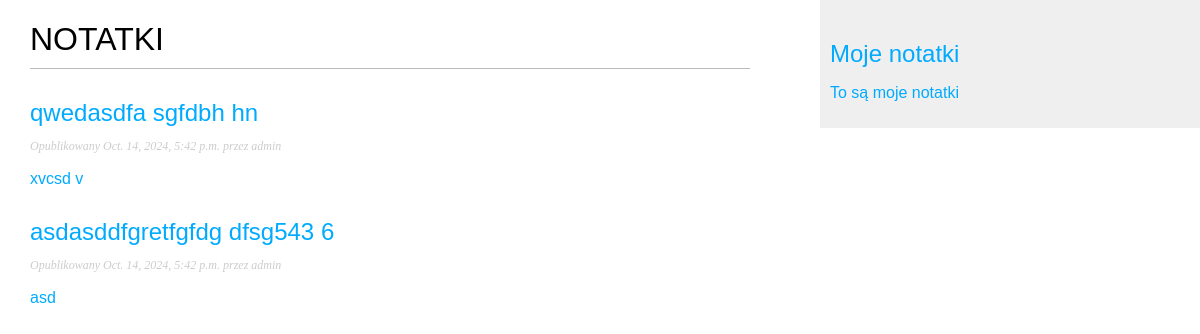
Before: /notatki/ with the older database file.
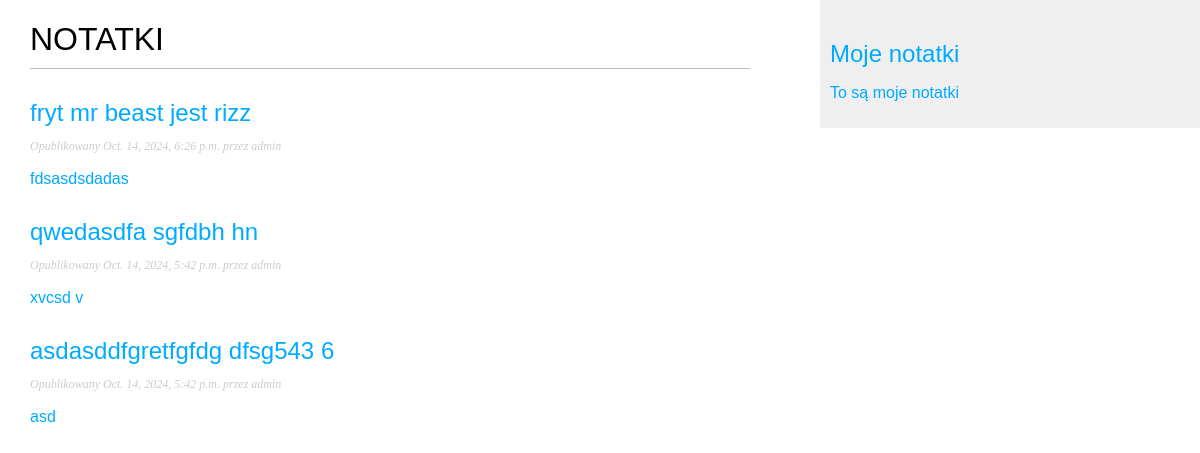
After: the same page with the newer database file.
### notatki/models.py (models this page shows, shortened)
class Note(models.Model):
    class Status(models.TextChoices):
        DRAFT = 'roboczy', 'Roboczy'
        PUBLISHED = 'opublikowany', 'Opublikowany'
    title = models.CharField(max_length=255)
    slug = models.SlugField(max_length=255, unique=True)
    author = models.ForeignKey(User,
                               on_delete=models.CASCADE,
                               related_name='notatki_notes',)
    body = models.TextField()
    publish = models.DateTimeField(default=timezone.now)
    created = models.DateTimeField(auto_now_add=True)
    updated = models.DateTimeField(auto_now=True)
    status = models.CharField(max_length=12, choices=Status.choices, default=Status.DRAFT)
    object = models.Manager()
    published = PublishedManager()
    class Meta:
        ordering = ['-publish']
        indexes = [
            models.Index(fields=['-publish'])
                   ]

### notatki/views.py (the view)
# urls.py: path('', views.note_list, name='note_list'),
def note_list(request):
 notes = Note.published.all()
 return render(request,
 'notatki/note/list.html',
 {'notes': notes})

### notatki/models.py (called while the page is built)
    def get_queryset(self):
        return super().get_queryset() \
            .filter(status=Note.Status.PUBLISHED)

### notatki/templates/notatki/note/list.html (shortened to what this page needs)
{% extends "notatki/base.html" %}
{% block content %}
 <h1>NOTATKI</h1>
 {% for note in notes %}
 <h2>
  <a href="{{ post.get_absolute_url }}">
 {{ note.title }}
 </h2>
 <p class="date">
 Opublikowany {{ note.publish }} przez {{ note.author }}
 </p>
 {{ note.body|truncatewords:80|linebreaks }}
 {% endfor %}
{% endblock %}

### notatki/templates/notatki/base.html (shortened to what this page needs)
{% load static %}
<!DOCTYPE html>
<html lang="pl">
<head>
    <link href="{% static 'css/notatki.css' %}" rel="stylesheet">
</head>
<body>
    <main id="content">
        {% block content %}
        {% endblock %}
    </main>
    <aside id="sidebar">
        <h2>Moje notatki</h2>
        <p>To są moje notatki</p>
    </aside>
</body>
</html>

### notatki/static/css/notatki.css (style rules this page uses)
body { margin:0; padding:0; font-family:helvetica, sans-serif; }
a { color:#00abff; text-decoration:none; }
h1 { font-weight:normal; border-bottom:1px solid #bbb; padding:0 0 10px 0; }
h2 { font-weight:normal; margin:30px 0 0; }
#content { float:left; width:60%; padding:0 0 0 30px; }
#sidebar { float:right; width:30%; padding:10px; background:#efefef; height:100%; }
p.date { color:#ccc; font-family: georgia, serif; font-size: 12px; font-style: italic; }

Changed rows visible on the page:
added Note: title "fryt mr beast jest rizz", publish "Oct. 14, 2024, 6:26 p.m.", author "admin", body "fdsasdsdadas"
